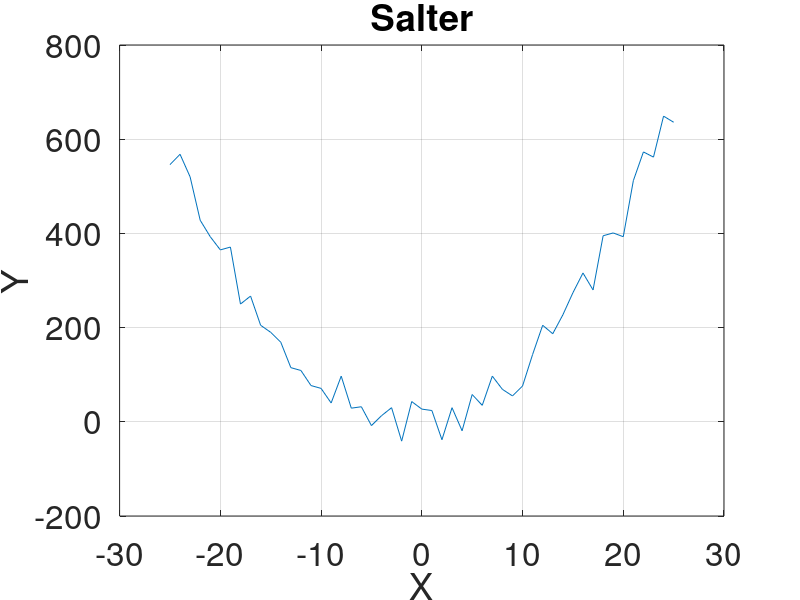

The MATLAB script that drew this image:
data = csvread('PlotterOctave.csv')
x = data(:,1)
y = data(:,2)

for i=1:51
  y(i) =  y(i) + randi([-50 50])
end

plot(x, y)
grid on
title('Salter')
set(gca, 'fontsize', 24)
xlabel('X')
ylabel('Y')

z = reshape ([x;y], 51, 2)
csvwrite('SalterOctave.csv', z)
